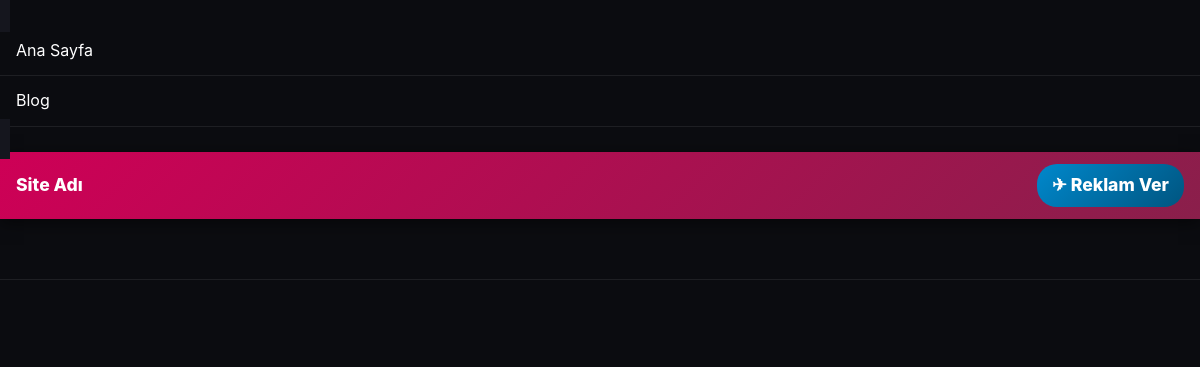
The app's page /amp/blog.php, older data.
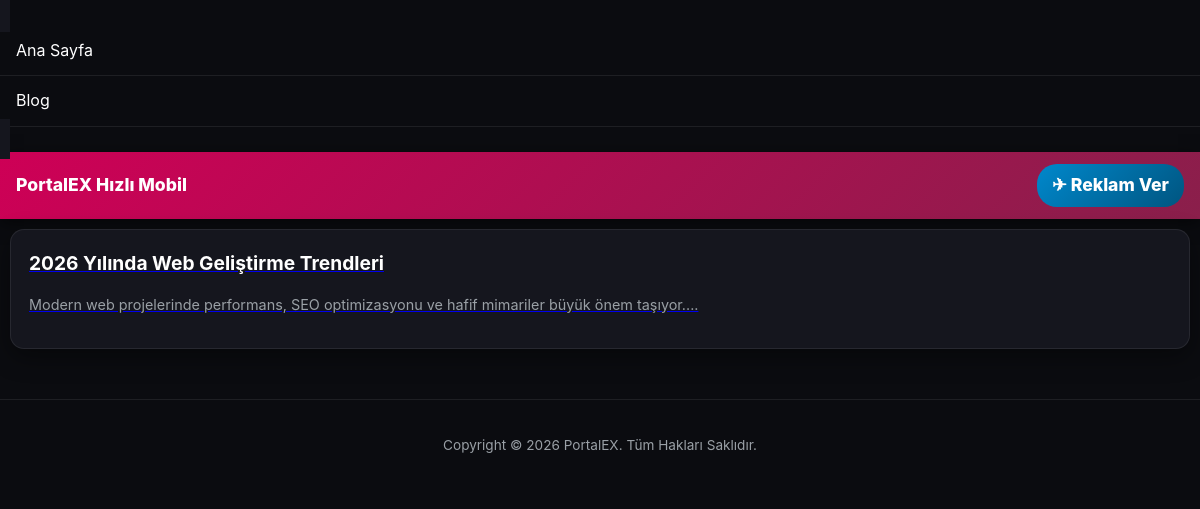
The same page, newer data.
### tables this page shows
CREATE TABLE `ampayar` (
  `amp_id` INT NOT NULL AUTO_INCREMENT,
  `amp_domain` VARCHAR(255) DEFAULT 'http://localhost/amp',
  `amp_sub` VARCHAR(255) DEFAULT '',
  `amp_baslik` VARCHAR(255) DEFAULT 'PortalEX Mobil',
  `amp_iletisim` VARCHAR(255) DEFAULT 'https://api.whatsapp.com/send?phone=905550000000',
  `amp_headerarkarenk` VARCHAR(20) DEFAULT '#1e293b',
  `amp_headeryazi` VARCHAR(20) DEFAULT '#ffffff',
  `amp_baslikarkarenk` VARCHAR(20) DEFAULT '#0f172a',
  `amp_baslikyazirenk` VARCHAR(20) DEFAULT '#ffffff',
  `amp_ilanarkarenk` VARCHAR(20) DEFAULT '#1e293b',
  `amp_ilanyazirenk` VARCHAR(20) DEFAULT '#ffffff',
  `amp_telegram` VARCHAR(255) DEFAULT 'https://t.me/exampleportal',
  PRIMARY KEY (`amp_id`)
);

CREATE TABLE `blog` (
  `id` INT NOT NULL AUTO_INCREMENT,
  `kategori` INT DEFAULT 0,
  `baslik` VARCHAR(255) NOT NULL,
  `aciklama` LONGTEXT,
  `resim` VARCHAR(255) DEFAULT 'resimyok.png',
  `meta` TEXT,
  `anahtar` TEXT,
  `durum` VARCHAR(50) DEFAULT 'Aktif',
  `odak_kelime` VARCHAR(255) DEFAULT '',
  `seo` VARCHAR(255) NOT NULL,
  `paylasim` VARCHAR(50) DEFAULT 'Normal',
  `tarih` VARCHAR(50) DEFAULT '',
  `yayinlanma_tarihi` DATETIME DEFAULT CURRENT_TIMESTAMP,
  `yil` INT DEFAULT 2026,
  `hit` INT DEFAULT 0,
  PRIMARY KEY (`id`),
  KEY `idx_blog_durum` (`durum`),
  KEY `idx_blog_seo` (`seo`)
);

CREATE TABLE `ayarlar` (
  `id` INT NOT NULL AUTO_INCREMENT,
  `siteadi` VARCHAR(255) DEFAULT 'Hizmet ve İlan Rehberi',
  `logoyazi` VARCHAR(255) DEFAULT 'PortalEX',
  `meta` TEXT,
  `anahtar` TEXT,
  `telefon` VARCHAR(50) DEFAULT '0555 000 00 00',
  `telefonyazi` VARCHAR(255) DEFAULT 'İletişim & Destek',
  `siteurl` VARCHAR(255) DEFAULT 'http://localhost/',
  `ampurl` VARCHAR(255) DEFAULT 'http://localhost/amp',
  `anasayfa` MEDIUMTEXT,
  `yanpanel` MEDIUMTEXT,
  `copyright` VARCHAR(255) DEFAULT 'Copyright © 2026 PortalEX. All Rights Reserved.',
  `yanpanelbaslik` VARCHAR(255) DEFAULT 'Hızlı Menü',
  `ustalanyazisi` VARCHAR(255) DEFAULT 'Profesyonel Hizmet ve İlan Rehberi',
  `head` TEXT,
  `footer` TEXT,
  `mapsapi` VARCHAR(255) DEFAULT '',
  `analytics` VARCHAR(255) DEFAULT '',
  `renk_arka` VARCHAR(20) DEFAULT '#0f172a',
  `renk_headerarka` VARCHAR(20) DEFAULT '#1e293b',
  `renk_headeryazi` VARCHAR(20) DEFAULT '#ffffff',
  `renk_paketbaslik` VARCHAR(20) DEFAULT '#38bdf8',
  `renk_paketyazi` VARCHAR(20) DEFAULT '#ffffff',
  PRIMARY KEY (`id`)
);

### include/connect.php (called while the page is built, shortened)
<?php
$DB_HOST = getenv('DB_HOST') ?: "localhost";
$DB_NAME = getenv('DB_NAME') ?: "database_name";
$DB_USER = getenv('DB_USER') ?: "database_user";
$DB_PASS = getenv('DB_PASS') !== false ? getenv('DB_PASS') : "";
$charset = 'utf8mb4';
$options = [
    PDO::ATTR_ERRMODE            => PDO::ERRMODE_EXCEPTION,
    PDO::ATTR_DEFAULT_FETCH_MODE => PDO::FETCH_ASSOC,
    PDO::ATTR_EMULATE_PREPARES   => false,
];
$dsn = "mysql:host=$DB_HOST;dbname=$DB_NAME;charset=$charset";
try {
    $conn = new PDO($dsn, $DB_USER, $DB_PASS, $options);
} catch (PDOException $e) {
    error_log("Veritabanı bağlantı hatası: " . $e->getMessage());
    die("Sistemde bir sorun oluştu. Lütfen daha sonra tekrar deneyin.");
}
try {
    $SiteBilgi = $conn->query("SELECT * FROM ayarlar WHERE id = 1 LIMIT 1")->fetch();
    $AmpBilgi = $conn->query("SELECT * FROM ampayar WHERE amp_id = 1 LIMIT 1")->fetch();
} catch (PDOException $e) {
    error_log("Site ayarları çekilemedi: " . $e->getMessage());
    $SiteBilgi = [];
    $AmpBilgi = [];
}
?>

### amp/blog.php (the view, shortened to what this page needs)
<?php
require_once("../include/connect.php");
$sayfa = isset($_GET['sayfa']) ? max(1, intval($_GET['sayfa'])) : 1;
$gosterilecek = 10;
$baslangic = ($gosterilecek * $sayfa) - $gosterilecek;
$amp_url = rtrim(htmlspecialchars($AmpBilgi["amp_domain"] ?? '', ENT_QUOTES, 'UTF-8'), '/');
$blogQuery = $conn->prepare("
    SELECT b.id, b.seo, b.baslik, b.resim, b.aciklama, b.yayinlanma_tarihi, k.seo AS kategori_seo, k.baslik AS kategori_baslik
    FROM blog AS b LEFT JOIN kategori AS k ON b.kategori = k.id
    WHERE b.durum = 'Aktif' ORDER BY b.id DESC
    LIMIT :baslangic, :limit
");
$blogQuery->bindValue(':baslangic', $baslangic, PDO::PARAM_INT);
$blogQuery->bindValue(':limit', $gosterilecek, PDO::PARAM_INT);
$blogQuery->execute();
$makaleler = $blogQuery->fetchAll(PDO::FETCH_ASSOC);
?>
<!doctype html>
<html ⚡ lang="tr">
<head>
</head>
<body>
    <amp-sidebar id="sidebar" layout="nodisplay" side="left">
        <ul>
            <li><a href="<?= $amp_url; ?>/">Ana Sayfa</a></li>
            <li><a href="<?= $amp_url; ?>/blog.php">Blog</a></li>
            </ul>
    </amp-sidebar>
    <header class="header-bar">
        <a href="<?= $amp_url; ?>/"><?= htmlspecialchars($AmpBilgi['amp_baslik'] ?? 'Site Adı'); ?></a>
        <a href="<?= htmlspecialchars($AmpBilgi['amp_telegram'] ?? 'https://t.me/exampleportal'); ?>" target="_blank" rel="noopener" class="telegram-btn">✈ Reklam Ver</a>
    </header>
    <main>
        <?php foreach($makaleler as $Makale): ?>
        <div class="post-card">
            <a href="<?= $amp_url; ?>/yazi/<?= htmlspecialchars($Makale['seo']); ?>/<?= intval($Makale['id']); ?>.html">
                <div class="post-content">
                    <h2 class="post-title"><?= htmlspecialchars($Makale['baslik']); ?></h2>
                    <p class="post-excerpt"><?= htmlspecialchars(mb_substr(strip_tags($Makale['aciklama']), 0, 100)) . '...'; ?></p>
                </div>
            </a>
        </div>
        <?php endforeach; ?>
    </main>
    <footer class="footer">
        <div class="amp-copyright">
            <?= htmlspecialchars($SiteBilgi['copyright'] ?? ''); ?>
        </div>
    </footer>
</body>
</html>

Row changes from the older to the newer data that the page shows:
added ampayar: amp_baslik "PortalEX Hızlı Mobil"
added blog: baslik "2026 Yılında Web Geliştirme Trendleri", aciklama "Modern web projelerinde performans, SEO optimizasyonu ve hafif mimariler büyük önem taşıyor."
added ayarlar: copyright "Copyright © 2026 PortalEX. Tüm Hakları Saklıdır."
Text that changed along with them:
$AmpBilgi['amp_baslik']: "Site Adı" → (not shown)
